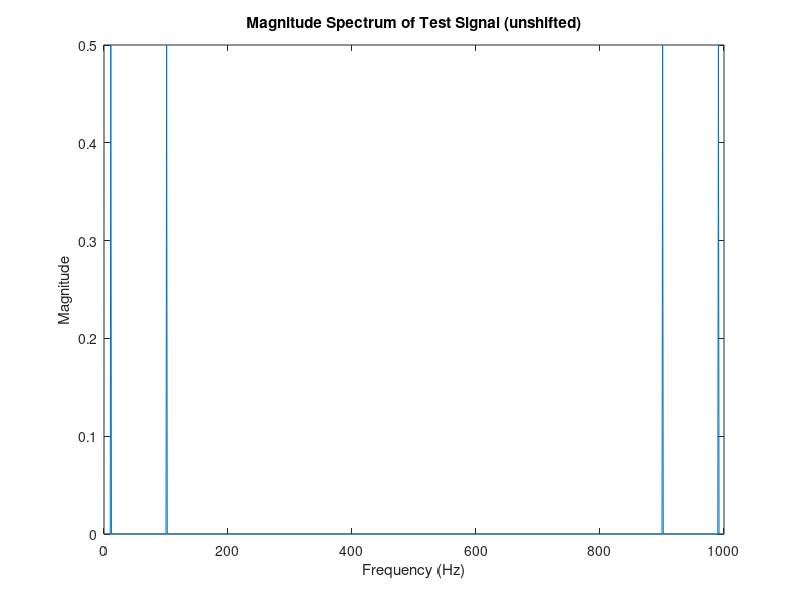
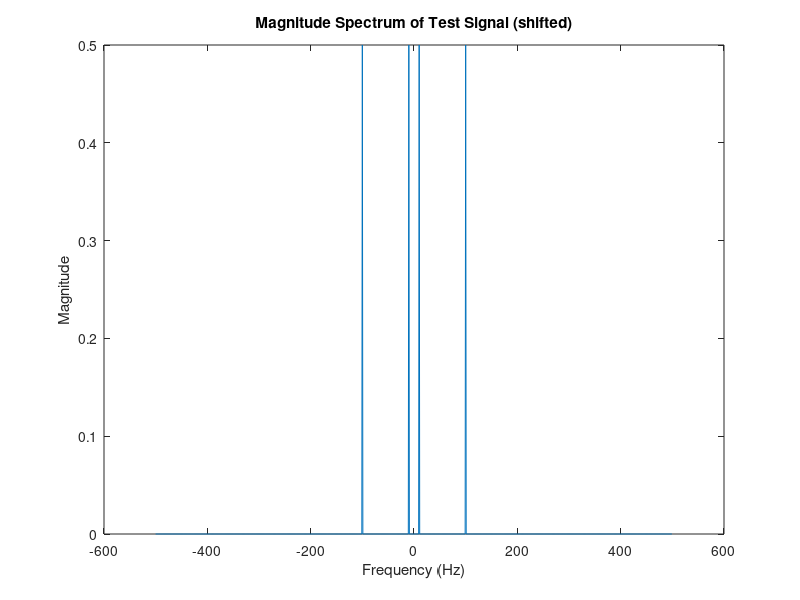
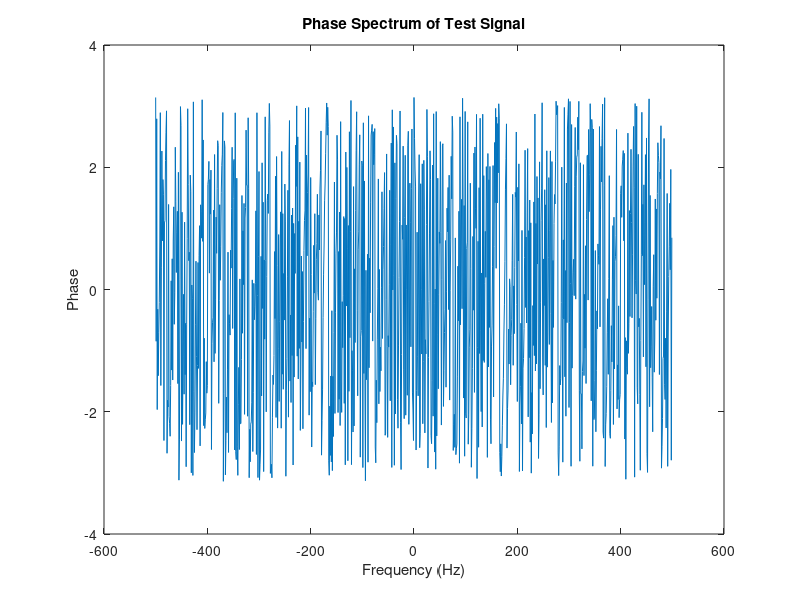

These charts were generated, in order, by the following MATLAB code:
% Generate a test signal
Fs = 1000; % Sampling frequency (Hz)
t = 0:1/Fs:1-1/Fs; % Time vector (seconds)
f1 = 10; % Frequency of signal 1 (Hz)
f2 = 100; % Frequency of signal 2 (Hz)
x = sin(2*pi*f1*t) + sin(2*pi*f2*t); % Signal with two frequencies

% Compute the FT of the signal
N = length(x); % Number of samples
X = fft(x); % Compute FFT
X_shifted = fftshift(X); % Shift zero frequency to center
f = Fs*(-N/2:N/2-1)/N; % Frequency vector (Hz)

% Plot the unshifted magnitude spectrum of the signal
figure;
plot(abs(X)/N);
xlabel('Frequency (Hz)');
ylabel('Magnitude');
title('Magnitude Spectrum of Test Signal (unshifted)');


% Plot the magnitude spectrum of the signal
figure;
plot(f, abs(X_shifted)/N);
xlabel('Frequency (Hz)');
ylabel('Magnitude');
title('Magnitude Spectrum of Test Signal (shifted)');

figure;
plot(f, angle(X));
xlabel('Frequency (Hz)');
ylabel('Phase');
title('Phase Spectrum of Test Signal');